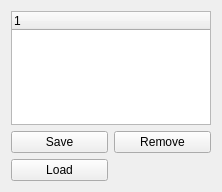
<?xml version="1.0" encoding="UTF-8"?>
<ui version="4.0">
 <class>GroupManagmentWidget</class>
 <widget class="QWidget" name="GroupManagmentWidget">
  <property name="geometry">
   <rect>
    <x>0</x>
    <y>0</y>
    <width>222</width>
    <height>192</height>
   </rect>
  </property>
  <property name="windowTitle">
   <string>Form</string>
  </property>
  <layout class="QGridLayout" name="gridLayout">
   <item row="0" column="0" colspan="2">
    <widget class="QTreeWidget" name="groupTree">
     <property name="columnCount">
      <number>1</number>
     </property>
     <column>
      <property name="text">
       <string notr="true">1</string>
      </property>
     </column>
    </widget>
   </item>
   <item row="1" column="1">
    <widget class="QPushButton" name="removeButton">
     <property name="text">
      <string>Remove</string>
     </property>
     <property name="icon">
      <iconset resource="../Workspace.qrc">
       <normaloff>:/Workspace/Resources/icons/remove.png</normaloff>:/Workspace/Resources/icons/remove.png</iconset>
     </property>
    </widget>
   </item>
   <item row="1" column="0">
    <widget class="QPushButton" name="saveGroupsButton">
     <property name="text">
      <string>Save</string>
     </property>
    </widget>
   </item>
   <item row="2" column="0">
    <widget class="QPushButton" name="loadGroupsButton">
     <property name="text">
      <string>Load</string>
     </property>
    </widget>
   </item>
  </layout>
 </widget>
 <resources>
  <include location="../Workspace.qrc"/>
 </resources>
 <connections/>
</ui>
